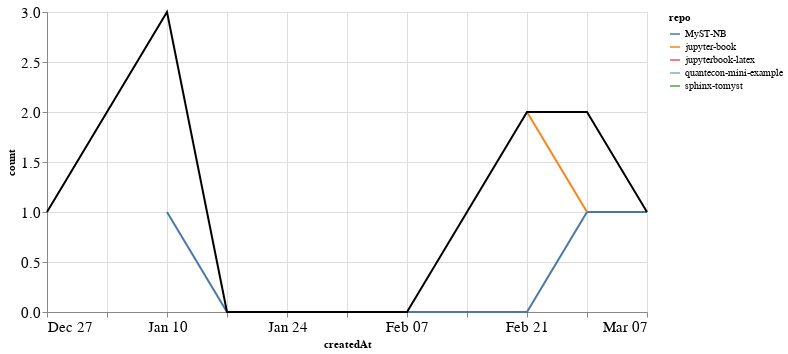

The notebook cell saved with this chart:
### Markdown cell above
### PRs

### Code cell
prs_time = prs.groupby('repo').resample('W', on='createdAt').count()['author'].reset_index()
prs_time = prs_time.rename(columns={'author': 'count'})
prs_time_total = prs_time.groupby('createdAt').agg({"count": "sum"}).reset_index()

ch1 = alt.Chart(prs_time, width=600).mark_line().encode(
    x='createdAt',
    y='count',
    color='repo',
    tooltip="repo"
)

ch2 = alt.Chart(prs_time_total, width=600).mark_line(color="black").encode(
    x='createdAt',
    y='count',
)

ch1 + ch2

### Figure 1 — Vega-Lite specification as saved in the notebook (floating-point values rounded to 4 significant figures)
{"config": {"axisLeft": {"labelFontSize": 15}, "axisBottom": {"labelFontSize": 15}}, "layer": [{"data": {"name": "data-afbac6f95319670cf516364acb1263cb"}, "mark": "line", "encoding": {"color": {"type": "nominal", "field": "repo"}, "tooltip": {"type": "nominal", "field": "repo"}, "x": {"type": "temporal", "field": "createdAt"}, "y": {"type": "quantitative", "field": "count"}}, "width": 600}, {"data": {"name": "data-07ff4d11baa44689f55019a3168011c7"}, "mark": {"type": "line", "color": "black"}, "encoding": {"x": {"type": "temporal", "field": "createdAt"}, "y": {"type": "quantitative", "field": "count"}}, "width": 600}], "$schema": "https://vega.github.io/schema/vega-lite/v4.8.1.json", "datasets": {"data-afbac6f95319670cf516364acb1263cb": [{"repo": "MyST-NB", "createdAt": "2021-01-10T00:00:00", "count": 1}, {"repo": "MyST-NB", "createdAt": "2021-01-17T00:00:00", "count": 0}, {"repo": "MyST-NB", "createdAt": "2021-01-24T00:00:00", "count": 0}, {"repo": "MyST-NB", "createdAt": "2021-01-31T00:00:00", "count": 0}, {"repo": "MyST-NB", "createdAt": "2021-02-07T00:00:00", "count": 0}, {"repo": "MyST-NB", "createdAt": "2021-02-14T00:00:00", "count": 0}, {"repo": "MyST-NB", "createdAt": "2021-02-21T00:00:00", "count": 0}, {"repo": "MyST-NB", "createdAt": "2021-02-28T00:00:00", "count": 1}, {"repo": "MyST-NB", "createdAt": "2021-03-07T00:00:00", "count": 1}, {"repo": "jupyter-book", "createdAt": "2021-02-21T00:00:00", "count": 2}, {"repo": "jupyter-book", "createdAt": "2021-02-28T00:00:00", "count": 1}, {"repo": "jupyterbook-latex", "createdAt": "2020-12-27T00:00:00", "count": 1}, {"repo": "quantecon-mini-example", "createdAt": "2021-02-14T00:00:00", "count": 1}, {"repo": "sphinx-tomyst", "createdAt": "2021-01-10T00:00:00", "count": 2}], "data-07ff4d11baa44689f55019a3168011c7": [{"createdAt": "2020-12-27T00:00:00", "count": 1}, {"createdAt": "2021-01-10T00:00:00", "count": 3}, {"createdAt": "2021-01-17T00:00:00", "count": 0}, {"createdAt": "2021-01-24T00:00:00", "count": 0}, {"createdAt": "2021-01-31T00:00:00", "count": 0}, {"createdAt": "2021-02-07T00:00:00", "count": 0}, {"createdAt": "2021-02-14T00:00:00", "count": 1}, {"createdAt": "2021-02-21T00:00:00", "count": 2}, {"createdAt": "2021-02-28T00:00:00", "count": 2}, {"createdAt": "2021-03-07T00:00:00", "count": 1}]}}
